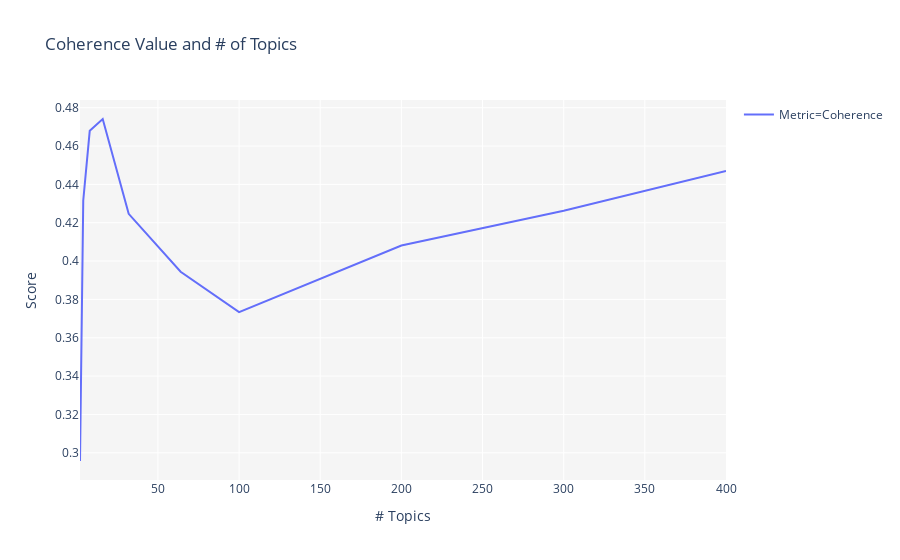

The notebook cell saved with this chart:
### Markdown cell above
**What is Topic Coherence?** Topic Coherence measures score a single topic by measuring the degree of semantic similarity between high scoring words in the topic. These measurements help distinguish between topics that are semantically interpretable topics and topics that are artifacts of statistical inference. `tune_model()` function iterates on a pre-defined grid with different number of topics and create a model for each parameter. Topic coherence is then evaluated for different models and are visually presented in a graph the has `Coherence Score` on y-axis as a function of `# Topics` on x-axis. See example below:

### Code cell
tuned_unsupervised = tune_model(model = 'lda', multi_core = True)

### Figure 1 — Plotly figure (JSON) as saved in the notebook; plotly's stock layout.template omitted (floating-point values rounded to 4 significant figures)
{"data": [{"hoverlabel": {"namelength": 0}, "hovertemplate": "Metric=Coherence<br># Topics=%{x}<br>Score=%{y}", "legendgroup": "Metric=Coherence", "line": {"color": "#636efa", "dash": "solid", "shape": "linear"}, "mode": "lines", "name": "Metric=Coherence", "showlegend": true, "type": "scatter", "x": [2, 4, 8, 16, 32, 64, 100, 200, 300, 400], "xaxis": "x", "y": [0.2957, 0.4316, 0.468, 0.4741, 0.4247, 0.3945, 0.3734, 0.4081, 0.4262, 0.447], "yaxis": "y"}], "layout": {"legend": {"tracegroupgap": 0}, "plot_bgcolor": "rgb(245,245,245)", "title": {"text": "Coherence Value and # of Topics"}, "xaxis": {"anchor": "y", "domain": [0, 1], "title": {"text": "# Topics"}}, "yaxis": {"anchor": "x", "domain": [0, 1], "title": {"text": "Score"}}}}
